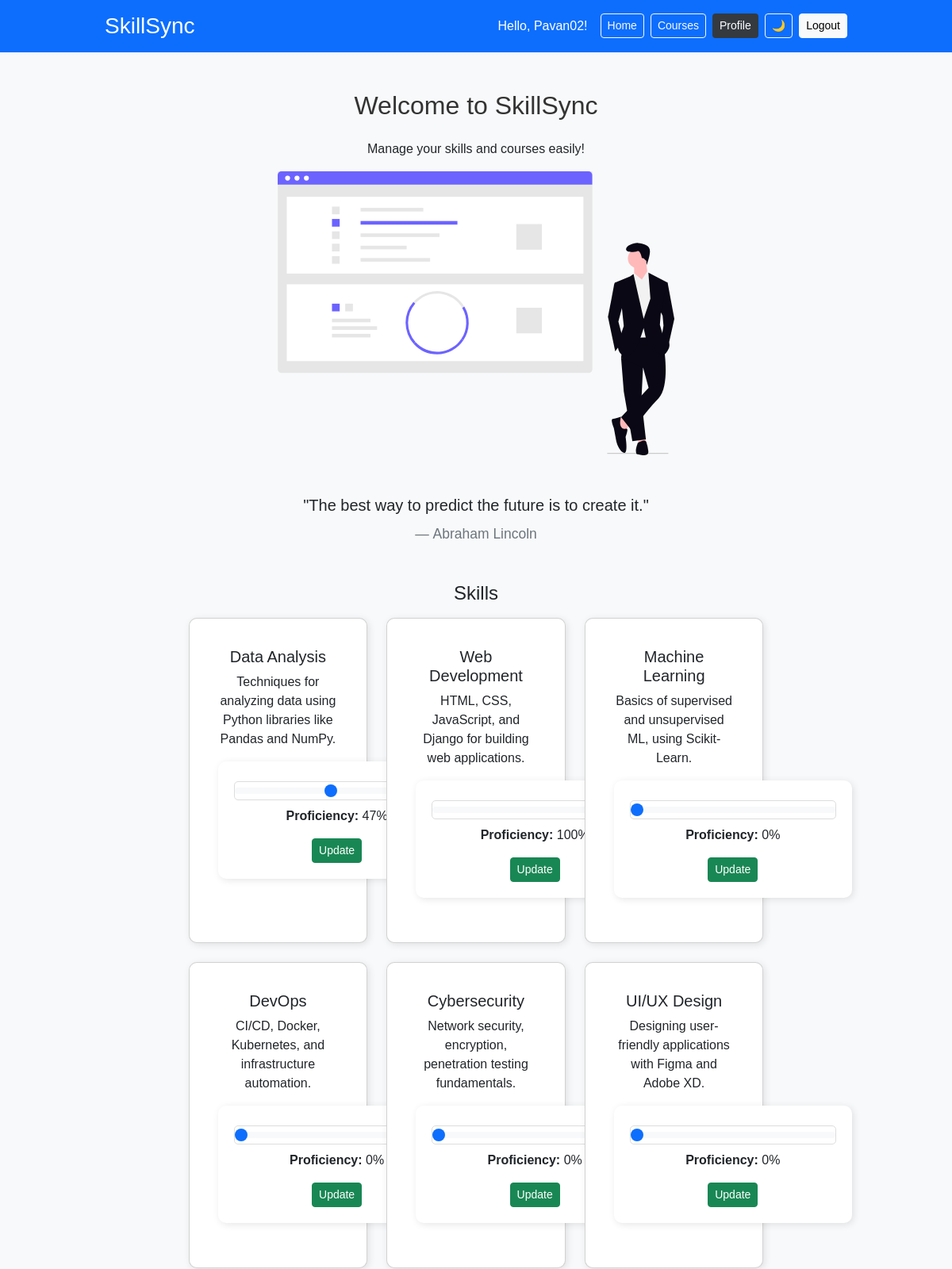
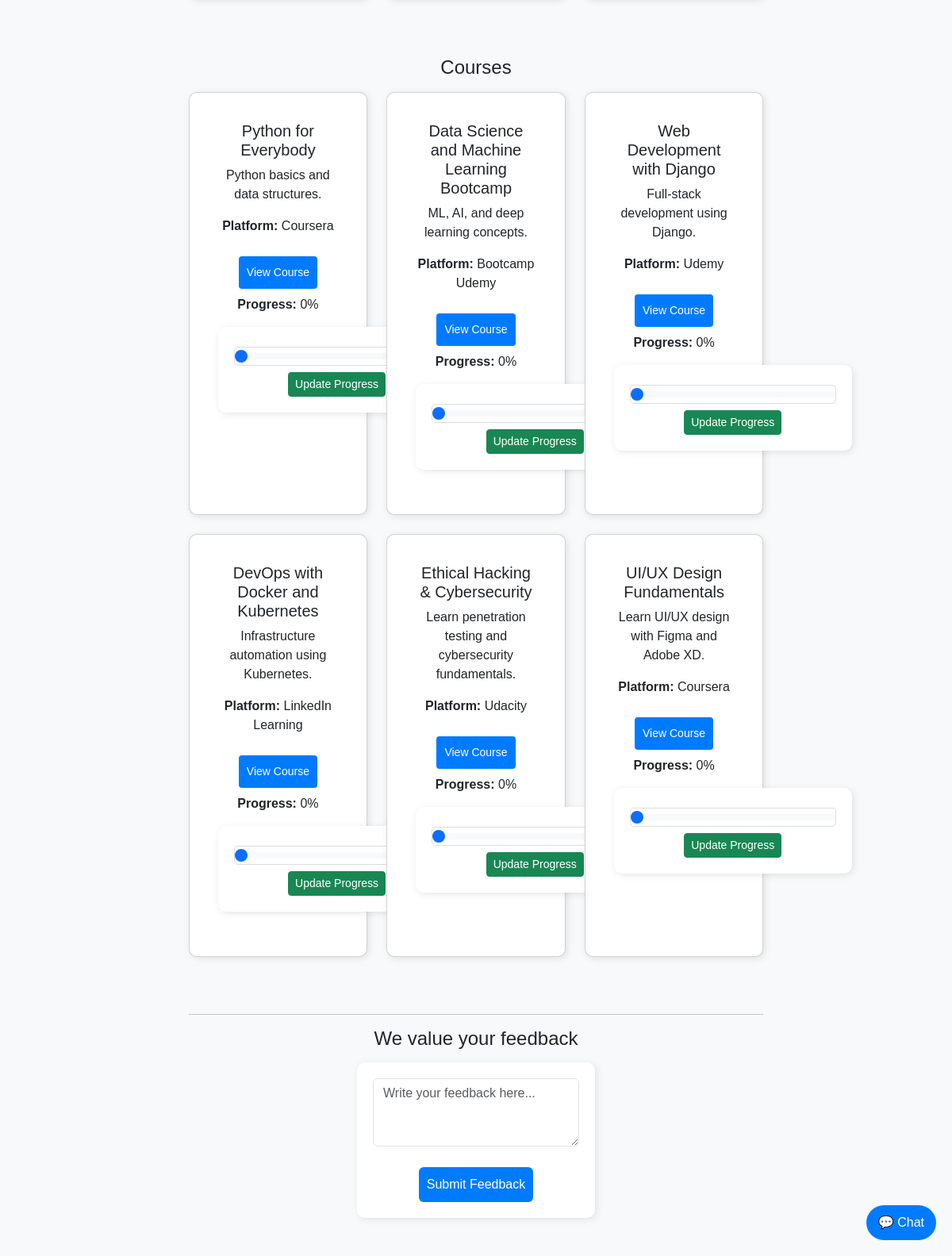
The app's page / (signed in) with its own data (2 pictures, top to bottom).
### core/models.py (models this page shows, shortened)
class Skill(models.Model):
    name = models.CharField(max_length=100)
    description = models.TextField()

class Course(models.Model):
    title = models.CharField(max_length=255)
    description = models.TextField()
    platform = models.CharField(max_length=100)
    url = models.URLField()
    progress = models.IntegerField(default=0)  # New field for progress tracking

### core/views.py (the view)
# urls.py: path('', views.home, name='home'),
def home(request):
    skills = Skill.objects.all()
    courses = Course.objects.all()
    skill_proficiency_map = {}
    if request.user.is_authenticated:
        for skill in skills:
            prof_entry, _ = SkillProficiency.objects.get_or_create(user=request.user, skill=skill)
            skill_proficiency_map[skill.id] = prof_entry.proficiency
    return render(request, 'core/home.html', {
        'skills': skills,
        'courses': courses,
        'skill_proficiency_map': skill_proficiency_map
    })

### core/templatetags/custom_filters.py (called while the page is built)
@register.filter
def dict_key(d, key):
    if isinstance(d, dict):
        return d.get(key, 0)
    return 0

### core/templates/core/home.html (shortened to what this page needs)
{% extends 'core/base.html' %}
{% load static %}
{% load custom_filters %}
{% block content %}
<div class="container mt-5">
    <h2 class="text-center mb-4">Welcome to SkillSync</h2>
    <p class="text-center mb-3">Manage your skills and courses easily!</p>
    <div class="text-center mb-5">
        <img src="{% static 'core/images/learning.svg' %}" alt="Learning Illustration" style="max-width: 500px; width: 100%;">
    </div>
    <div class="text-center my-5">
        <blockquote class="blockquote">
            <p class="mb-0">"The best way to predict the future is to create it."</p>
            <footer class="blockquote-footer mt-2">Abraham Lincoln</footer>
        </blockquote>
    </div>
    {% if user.is_authenticated %}
        <h4 class="mb-3">Skills</h4>
        <div class="row">
            {% if skills %}
                {% for skill in skills %}
                <div class="col-md-4 mb-4">
                    <div class="card h-100 text-center">
                        <div class="card-body">
                            <h5 class="card-title">{{ skill.name }}</h5>
                            <p class="card-text">{{ skill.description }}</p>
                            <form method="POST" action="{% url 'update_proficiency' skill.id %}">
                                <input type="range" name="proficiency" min="0" max="100"
                                    value="{{ skill_proficiency_map|default_if_none:'0'|dict_key:skill.id }}"
                                    class="form-range mb-2">
                                <p><strong>Proficiency:</strong> {{ skill_proficiency_map|default_if_none:'0'|dict_key:skill.id }}%</p>
                                <button type="submit" class="btn btn-success btn-sm">Update</button>
                            </form>
                        </div>
                    </div>
                </div>
                {% endfor %}
            {% else %}
                <p class="text-center">No skills added yet.</p>
            {% endif %}
        </div>
        <h4 class="mt-5 mb-3">Courses</h4>
        <div class="row">
            {% if courses %}
                {% for course in courses %}
                <div class="col-md-4 mb-4">
                    <div class="card h-100 text-center">
                        <div class="card-body">
                            <h5 class="card-title">{{ course.title }}</h5>
                            <p class="card-text">{{ course.description }}</p>
                            <p><strong>Platform:</strong> {{ course.platform }}</p>
                            <a href="{{ course.url }}" class="btn btn-primary btn-sm mb-2" target="_blank">View Course</a>
                            <p><strong>Progress:</strong> {{ course_progress_map|default_if_none:"0"|dict_key:course.id }}%</p>
                            <form method="POST" action="{% url 'update_progress' course.id %}">
                                <input type="range" name="progress" min="0" max="100"
                                    value="{{ course_progress_map|default_if_none:"0"|dict_key:course.id }}"
                                    class="form-range mb-2">
                                <button type="submit" class="btn btn-success btn-sm">Update Progress</button>
                            </form>
                        </div>
                    </div>
                </div>
                {% endfor %}
            {% else %}
                <p class="text-center">No courses added yet.</p>
            {% endif %}
        </div>
    {% else %}
        <p class="text-center">Please <a href="{% url 'login' %}">log in</a> to view your personalized skills and courses.</p>
    {% endif %}
    <hr class="mt-5">
    <h4 class="text-center mb-3">We value your feedback</h4>
    <div class="row justify-content-center">
        <div class="col-md-8">
            <form method="POST" action="{% url 'submit_feedback' %}">
                <textarea name="message" class="form-control mb-3" rows="3" placeholder="Write your feedback here..." required></textarea>
                <div class="text-center">
                    <button type="submit" class="btn btn-primary">Submit Feedback</button>
                </div>
            </form>
        </div>
    </div>
</div>
{% endblock %}

### core/templates/core/base.html (shortened to what this page needs)
{% load static %}
<!DOCTYPE html>
<html lang="en">
<head>
    <link href="https://cdn.jsdelivr.net/npm/bootstrap@5.3.0/dist/css/bootstrap.min.css" rel="stylesheet">
    <link rel="stylesheet" href="{% static 'core/styles.css' %}">
</head>
<body>
    <header class="bg-primary text-white py-3 mb-4">
        <div class="container d-flex justify-content-between align-items-center">
            <h1 class="h3 m-0">SkillSync</h1>
            <nav class="d-flex align-items-center">
                {% if user.is_authenticated %}
                    <span class="me-3">Hello, {{ user.username }}!</span>
                    <a href="{% url 'home' %}" class="btn btn-outline-light btn-sm me-2">Home</a>
                    <a href="{% url 'course_list' %}" class="btn btn-outline-light btn-sm me-2">Courses</a>
                    <a href="{% url 'profile' %}" class="btn profile-btn btn-sm me-2">Profile</a>
                    <button id="darkModeToggle" class="btn btn-outline-light btn-sm me-2">🌙</button>
                    <a href="{% url 'logout' %}" class="btn btn-light btn-sm">Logout</a>
                {% else %}
                    <a href="{% url 'home' %}" class="btn btn-outline-light btn-sm me-2">Home</a>
                    <a href="{% url 'login' %}" class="btn btn-outline-light btn-sm me-2">Login</a>
                    <a href="{% url 'signup' %}" class="btn btn-light btn-sm">Sign Up</a>
                {% endif %}
            </nav>
        </div>
    </header>
    <main class="container mb-5">
        {% block content %}{% endblock %}
    </main>
    <div id="chatbot-container">
        <button id="chatbot-toggle">💬 Chat</button>
    </div>
</body>
</html>

### static/core/styles.css (style rules this page uses)
body { background-color: #f8f9fa; font-family: Arial, sans-serif; margin: 0; padding: 0; }
.container { width: 80%; margin: auto; text-align: center; }
h2 { color: #333; margin-bottom: 20px; }
.card { border-radius: 10px; box-shadow: 2px 2px 10px rgba(0, 0, 0, 0.1); padding: 20px; margin-bottom: 20px; background: white; }
.btn-primary { background-color: #007bff; border: none; padding: 10px; color: white; text-decoration: none; display: inline-block; margin-top: 10px; }
form { width: 300px; margin: auto; background: white; padding: 20px; border-radius: 10px; box-shadow: 2px 2px 10px rgba(0, 0, 0, 0.1); }
input { width: 100%; padding: 8px; margin: 5px 0; border: 1px solid #ddd; border-radius: 5px; }

### core/templates/core/base.html (style rules this page uses)
.profile-btn { background-color: #343a40; color: white; }
#chatbot-container { position: fixed; bottom: 20px; right: 20px; z-index: 9999; }
#chatbot-toggle { background-color: #007bff; color: white; border: none; padding: 10px 15px; border-radius: 50px; cursor: pointer; }

### records on screen
Skill: name "Data Analysis", description "Techniques for analyzing data using Python libraries like Pandas and NumPy.", proficiency "47", id "47"
Skill: name "Web Development", description "HTML, CSS, JavaScript, and Django for building web applications.", proficiency "100", id "100"
Skill: name "Machine Learning", description "Basics of supervised and unsupervised ML, using Scikit-Learn.", proficiency "0", id "0"
Skill: name "DevOps", description "CI/CD, Docker, Kubernetes, and infrastructure automation.", proficiency "0", id "0"
Skill: name "Cybersecurity", description "Network security, encryption, penetration testing fundamentals.", proficiency "0", id "0"
Skill: name "UI/UX Design", description "Designing user-friendly applications with Figma and Adobe XD.", proficiency "0", id "0"
Course: title "Python for Everybody", description "Python basics and data structures.", platform "Coursera", id "0", progress "0"
Course: title "Data Science and Machine Learning Bootcamp", description "ML, AI, and deep learning concepts.", platform "Bootcamp Udemy", id "0", progress "0"
Course: title "Web Development with Django", description "Full-stack development using Django.", platform "Udemy", id "0", progress "0"
Course: title "DevOps with Docker and Kubernetes", description "Infrastructure automation using Kubernetes.", platform "LinkedIn Learning", id "0", progress "0"
Course: title "Ethical Hacking & Cybersecurity", description "Learn penetration testing and cybersecurity fundamentals.", platform "Udacity", id "0", progress "0"
Course: title "UI/UX Design Fundamentals", description "Learn UI/UX design with Figma and Adobe XD.", platform "Coursera", id "0", progress "0"

### other values on screen
{{ user.username }} "Pavan02"
